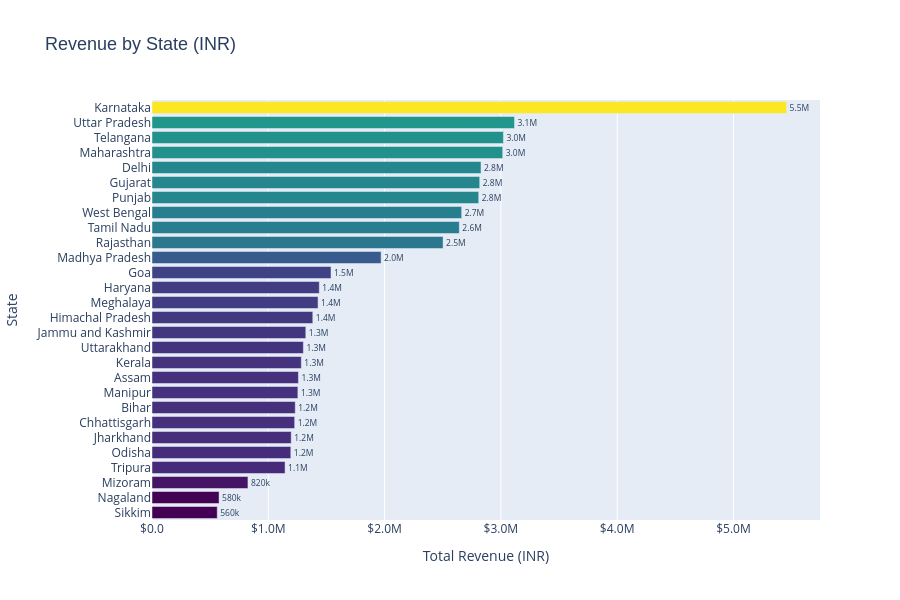

This figure's notebook cell:
### Markdown cell above
# Total Sales by State

### Code cell
# 1. Generate the bar chart with custom styling
fig = px.bar(
    df.groupby("State", as_index=False)["Price (INR)"].sum()
    .sort_values("Price (INR)", ascending=False),
    x="Price (INR)",
    y="State",
    orientation="h",
    title="Revenue by State (INR)",
    text_auto=".2s",  # Automatically adds clean abbreviated labels (e.g., 1.5M, 450k)
    color="Price (INR)",  # Applies a beautiful sequential color gradient based on value
    color_continuous_scale="Viridis"  # Professional multi-hue color scheme
)

# 2. Refine layout and formatting
fig.update_layout(
    height=600, 
    yaxis=dict(autorange="reversed", title="State"),
    xaxis=dict(title="Total Revenue (INR)", tickformat="$,.2s"),  # Clean formatting for x-axis
    title_font=dict(size=18, family="Arial"),
    coloraxis_showscale=False  # Hides the color legend bar to keep the chart clean
)

# 3. Adjust text position for readability
fig.update_traces(textposition="outside")

fig.show()

### Figure 1 — Plotly figure (JSON) as saved in the notebook; plotly's stock layout.template omitted (floating-point values rounded to 4 significant figures)
{"data": [{"alignmentgroup": "True", "hovertemplate": "Price (INR)=%{marker.color}<br>State=%{y}<extra></extra>", "legendgroup": "", "marker": {"color": [5457000.0, 3117000.0, 3022000.0, 3016000.0, 2829000.0, 2818000.0, 2809000.0, 2663000.0, 2643000.0, 2503000.0, 1970000.0, 1539000.0, 1438000.0, 1428000.0, 1383000.0, 1323000.0, 1302000.0, 1284000.0, 1259000.0, 1254000.0, 1232000.0, 1227000.0, 1197000.0, 1194000.0, 1144000.0, 824900.0, 576800.0, 561000.0], "coloraxis": "coloraxis", "pattern": {"shape": ""}}, "name": "", "offsetgroup": "", "orientation": "h", "showlegend": false, "textposition": "outside", "texttemplate": "%{x:.2s}", "type": "bar", "x": [5457000.0, 3117000.0, 3022000.0, 3016000.0, 2829000.0, 2818000.0, 2809000.0, 2663000.0, 2643000.0, 2503000.0, 1970000.0, 1539000.0, 1438000.0, 1428000.0, 1383000.0, 1323000.0, 1302000.0, 1284000.0, 1259000.0, 1254000.0, 1232000.0, 1227000.0, 1197000.0, 1194000.0, 1144000.0, 824900.0, 576800.0, 561000.0], "xaxis": "x", "y": ["Karnataka", "Uttar Pradesh", "Telangana", "Maharashtra", "Delhi", "Gujarat", "Punjab", "West Bengal", "Tamil Nadu", "Rajasthan", "Madhya Pradesh", "Goa", "Haryana", "Meghalaya", "Himachal Pradesh", "Jammu and Kashmir", "Uttarakhand", "Kerala", "Assam", "Manipur", "Bihar", "Chhattisgarh", "Jharkhand", "Odisha", "Tripura", "Mizoram", "Nagaland", "Sikkim"], "yaxis": "y"}], "layout": {"barmode": "relative", "coloraxis": {"colorbar": {"title": {"text": "Price (INR)"}}, "colorscale": [[0, "#440154"], [0.1111, "#482878"], [0.2222, "#3e4989"], [0.3333, "#31688e"], [0.4444, "#26828e"], [0.5556, "#1f9e89"], [0.6667, "#35b779"], [0.7778, "#6ece58"], [0.8889, "#b5de2b"], [1, "#fde725"]], "showscale": false}, "height": 600, "legend": {"tracegroupgap": 0}, "title": {"font": {"family": "Arial", "size": 18}, "text": "Revenue by State (INR)"}, "xaxis": {"anchor": "y", "domain": [0, 1], "tickformat": "$,.2s", "title": {"text": "Total Revenue (INR)"}}, "yaxis": {"anchor": "x", "autorange": "reversed", "domain": [0, 1], "title": {"text": "State"}}}}
